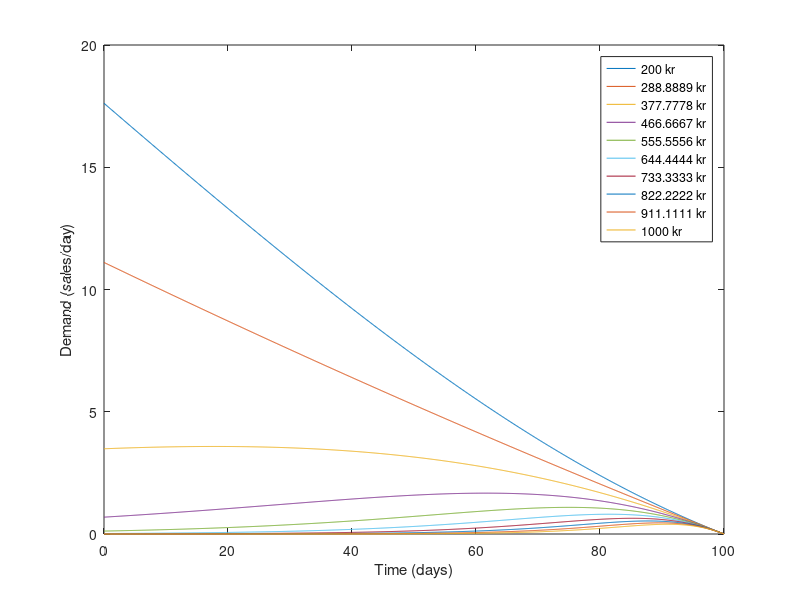

Write the MATLAB code that produced this figure. (Note: this script raises an error after producing the figure.)
%% Main code
clc; clear all
clf; close all

%System
% The parameters here do not change across GA optimizations
eventTime = 100; % In time units from start time which is 0
timeBinWidth = 7;
nbrOfTimeBins = ceil(eventTime / timeBinWidth);
ticketSalesCapacity = 100;
demandEstimationFun = @(t,p) 10*((1-t/eventTime) - (1-t/eventTime) .* tanh(0.01*(1-t/eventTime)*p - 3*(1-t/eventTime)));
ticketPriceInterval = [200, 1000];
ticketPriceResolution = 10;
systemParameters = struct('eventTime', eventTime, 'timeBinWidth', timeBinWidth, ...
  'maxTicketsSold', ticketSalesCapacity, 'demandEstimationFun', demandEstimationFun, ...
  'ticketPriceInterval', ticketPriceInterval, 'ticketPriceResolution', ticketPriceResolution);

% System state
% The parameters here are updated for every time we'll do a GA optimization
currentTimeIndex = 1;
currentTicketsSold = 0;
sequenceTimes = ((currentTimeIndex-1):(nbrOfTimeBins))*timeBinWidth;
currentSystemState = struct('currentTimeIndex', currentTimeIndex, 'currentTicketsSold', currentTicketsSold, 'sequenceTimes', sequenceTimes);


%% Plot demand estimation function over the defined time interval

tRes = 1000;
pRes = 10;
pricePlotRange = linspace(ticketPriceInterval(1), ticketPriceInterval(2), pRes);
timePlotRange = linspace(0, eventTime, tRes);

f1 = figure(1);
legendStrings = {};
for price = pricePlotRange
  legendStrings{end+1} = strcat(num2str(price), ' kr');
  lambdas = demandEstimationFun(timePlotRange, price);
  plot(timePlotRange, lambdas);
  hold on
end
legend(legendStrings)
xlabel('Time (days)')
ylabel('Demand (sales/day)')


%% Genetic Algorithm - Parameters
NUMBER_OF_GENERATIONS = 1000;
COPIES_OF_BEST_INDIVIDUAL = 2;
HOLDOUT_THRESHOLD = 100; %No. generations to wait for improvement before termination

populationSize = 100;
nbrOfGenes = nbrOfTimeBins - currentTimeIndex + 1;

mutationProbability = 4/nbrOfGenes;
creepRate = 0.1;
creepProbability = 0.95;
tournamentSelectionParameter = 0.70;
tournamentSize = 2;
crossoverProbability = 0.3;

%% Print some statistics

nbrOfFeasibleSolutions = ((ticketPriceInterval(2)-ticketPriceInterval(1)) / ticketPriceResolution)^nbrOfTimeBins; % NOTE: This is not correct.
fprintf('Total number of feasible solutions: %d\n', nbrOfFeasibleSolutions)
nbrOfGaEvaluations = populationSize*NUMBER_OF_GENERATIONS;
fprintf('Expected number of GA evaluations: %d\n\n', nbrOfGaEvaluations)


%% Genetic Algorithm - Script

population = InitializePopulation2(populationSize, nbrOfGenes);

maximumTrainingFitness = zeros(NUMBER_OF_GENERATIONS, 1);
maximumValidationFitness = zeros(NUMBER_OF_GENERATIONS, 1);
prevMaximumValidationFitness = 0;
maximumValidationFitnessSoFar = 0;
bestValidationIndividual = zeros(1, nbrOfGenes);

% Initialize plots
gaProgressFigureHandle = figure(2);
fitnessAxisHandle = subplot(1,2,1, 'Parent', gaProgressFigureHandle);
fitnessAxisHandle = PlotMaximumFitness([], fitnessAxisHandle, 'kkr', 0.001);
solutionAxisHandle = subplot(1,2,2, 'Parent', gaProgressFigureHandle);
solutionAxisHandle = PlotPricingSequence(population(1,:), solutionAxisHandle, currentSystemState, systemParameters); % The solution plotting method could be passed as parameter to GA function

t = tic;
holdoutStrikes = 0;
for iGeneration = 1:NUMBER_OF_GENERATIONS

  %Evaluate population
  trainingFitness = zeros(populationSize, 1);
  validationFitness = zeros(populationSize, 1);
  iBestIndividual = 0;
  for iIndividual = 1:populationSize
    chromosome = population(iIndividual,:);
    pricingSequence = DecodeChromosome(chromosome, ticketPriceInterval, ticketPriceResolution);
    trainingFitness(iIndividual) = EvaluateIndividual(pricingSequence, currentSystemState, systemParameters);
    if trainingFitness(iIndividual) > maximumTrainingFitness(iGeneration)
      maximumTrainingFitness(iGeneration) = trainingFitness(iIndividual);
      iBestIndividual = iIndividual;
      bestPricingSequence = pricingSequence;
    end
  end
  bestIndividual = population(iBestIndividual, :);
  
%   maximumValidationFitness(iGeneration) = EvaluateIndividual(bestPricingSequence, currentSystemState, systemParameters);
%   if maximumValidationFitness(iGeneration) > maximumValidationFitnessSoFar
%     maximumValidationFitnessSoFar = maximumValidationFitness(iGeneration);
%     bestValidationIndividual = bestIndividual;
%     holdoutStrikes = 0;
%   else
%     holdoutStrikes = holdoutStrikes + 1;
%     if holdoutStrikes == HOLDOUT_THRESHOLD
%       fprintf(strcat('Optimization terminated due to no increase of',  ...
%         ' maximum validation fitness in %d generations.\n'), HOLDOUT_THRESHOLD)
%       maximumTrainingFitness(iGeneration+1:end) = [];
%       maximumValidationFitness(iGeneration+1:end) = [];
%       break
%     end
%   end
     
%   % Update training curves
  PlotMaximumFitness(maximumTrainingFitness(1:iGeneration), fitnessAxisHandle);

%   subplot(1,2,1)
%   cla
%   hold on
%   plot(maximumTrainingFitness(1:iGeneration))
%   %plot(maximumValidationFitness(1:iGeneration))
%   set(gca, 'FontSize', 14)
%   xlabel('Generation')
%   ylabel('Fitness')
%   %legend({'Training', 'Validation'}, 'Location', 'southeast')
%   drawnow
  
  % Update best sequence plot
  PlotPricingSequence(bestPricingSequence, solutionAxisHandle, currentSystemState, systemParameters);
  
%   subplot(1,2,2)
%   cla
%   sequencePlotTime = (currentTimeIndex-1:nbrOfTimeBins-1)*timeBinWidth;
%   stairs(sequencePlotTime, DecodeChromosome(bestIndividual, ticketPriceInterval, ticketPriceResolution))
%   ylim(ticketPriceInterval)
%   xlabel('Time (days)')
%   ylabel('Price (kr)')
%   title(sprintf('Starting from day %d/%d', (currentTimeIndex-1)*timeBinWidth, eventTime))
%   drawnow

  drawnow
  
  if iGeneration == NUMBER_OF_GENERATIONS
    fprintf('All %d generations completed.\n', NUMBER_OF_GENERATIONS);
    break
  end
  
  tempPopulation = population;

  %Selection and crossover
  for i = 1:2:populationSize
    i1 = TournamentSelect(trainingFitness, tournamentSelectionParameter, tournamentSize);
    i2 = TournamentSelect(trainingFitness, tournamentSelectionParameter, tournamentSize);
    chromosome1 = population(i1,:);
    chromosome2 = population(i2,:);
    
    r = rand;
    if (r < crossoverProbability)
      newChromosomePair = Cross(chromosome1, chromosome2);
      tempPopulation(i,:) = newChromosomePair(1,:);
      tempPopulation(i+1,:) = newChromosomePair(2,:);
    else
      tempPopulation(i,:) = chromosome1;
      tempPopulation(i+1,:) = chromosome2;
    end
  end

  %Mutation
  for i = 1:populationSize
    originalChromosome = tempPopulation(i,:);
    mutatedChromosome = Mutate(originalChromosome, mutationProbability, ...
      creepRate, creepProbability);
    tempPopulation(i,:) = mutatedChromosome;
  end

  tempPopulation = InsertBestIndividual(tempPopulation, bestIndividual, ...
    COPIES_OF_BEST_INDIVIDUAL);
  population = tempPopulation;
 
  if mod(iGeneration, NUMBER_OF_GENERATIONS/50)==0
    t = toc(t);
    fprintf('Generation %d/%d complete after %.2f seconds.\n', ...
      iGeneration, NUMBER_OF_GENERATIONS, t)
    t = tic;
  end
 
end


%% Plot the best pricing sequence

f3 = figure(3);
ax = axes(f3);
bestPricingSequence = DecodeChromosome(bestIndividual, systemParameters.ticketPriceInterval, systemParameters.ticketPriceResolution);
PlotPricingSequence(bestPricingSequence, ax, currentSystemState, systemParameters);

%% Print relevent stats

disp(' ')
currentPrice = bestPricingSequence(1);
meanFirstPrices = mean(bestPricingSequence(1:5));
[expectedTicketsSoldFinal, expectedTicketDepletionTimeFinal] = EstimateTicketDepletion(bestPricingSequence, currentSystemState, systemParameters);
fprintf('Starting day: %d\n', (currentTimeIndex-1)*timeBinWidth)
fprintf('Current price: %d\nCurrent price (mean): %d\n', currentPrice, meanFirstPrices) ,



